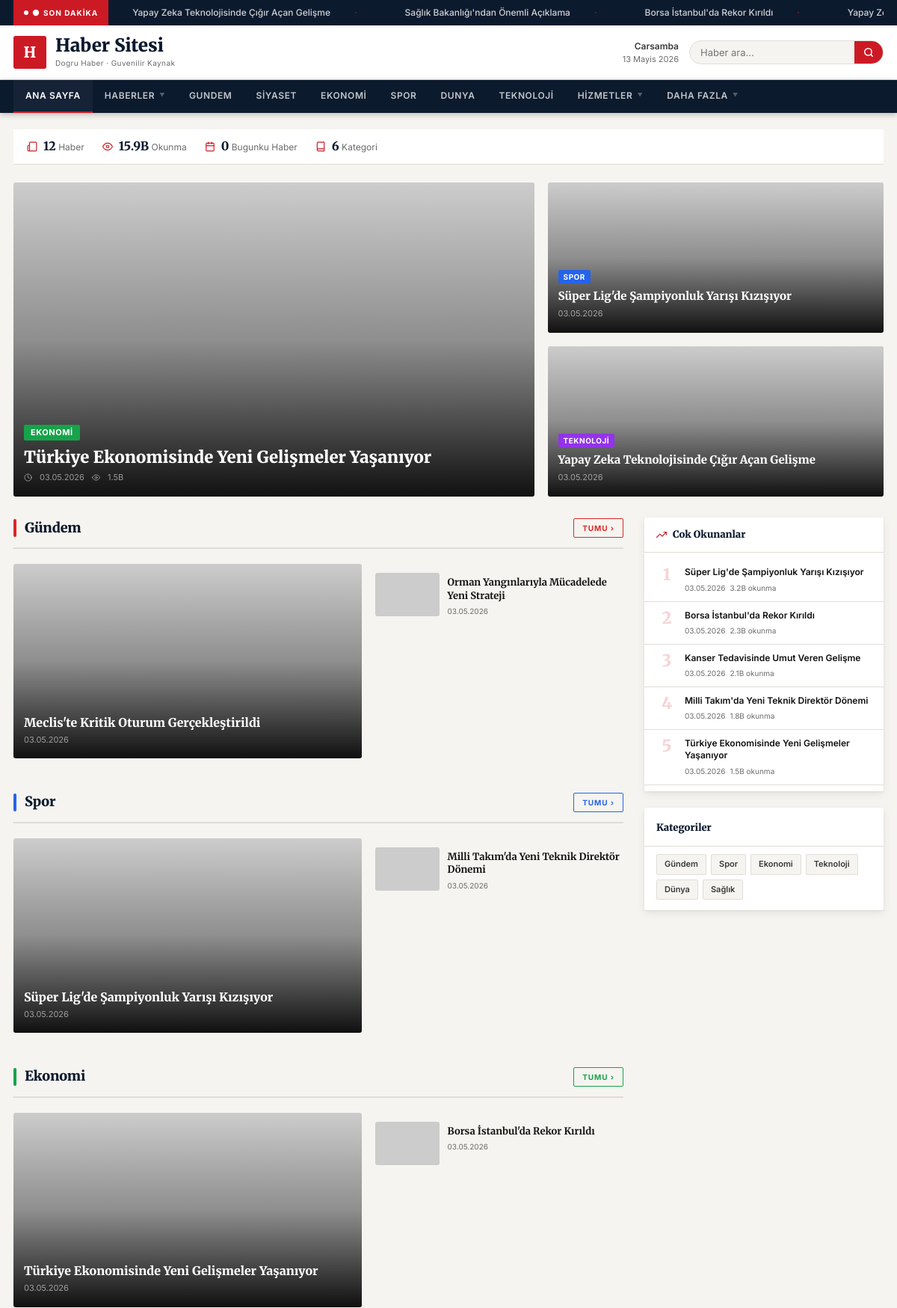
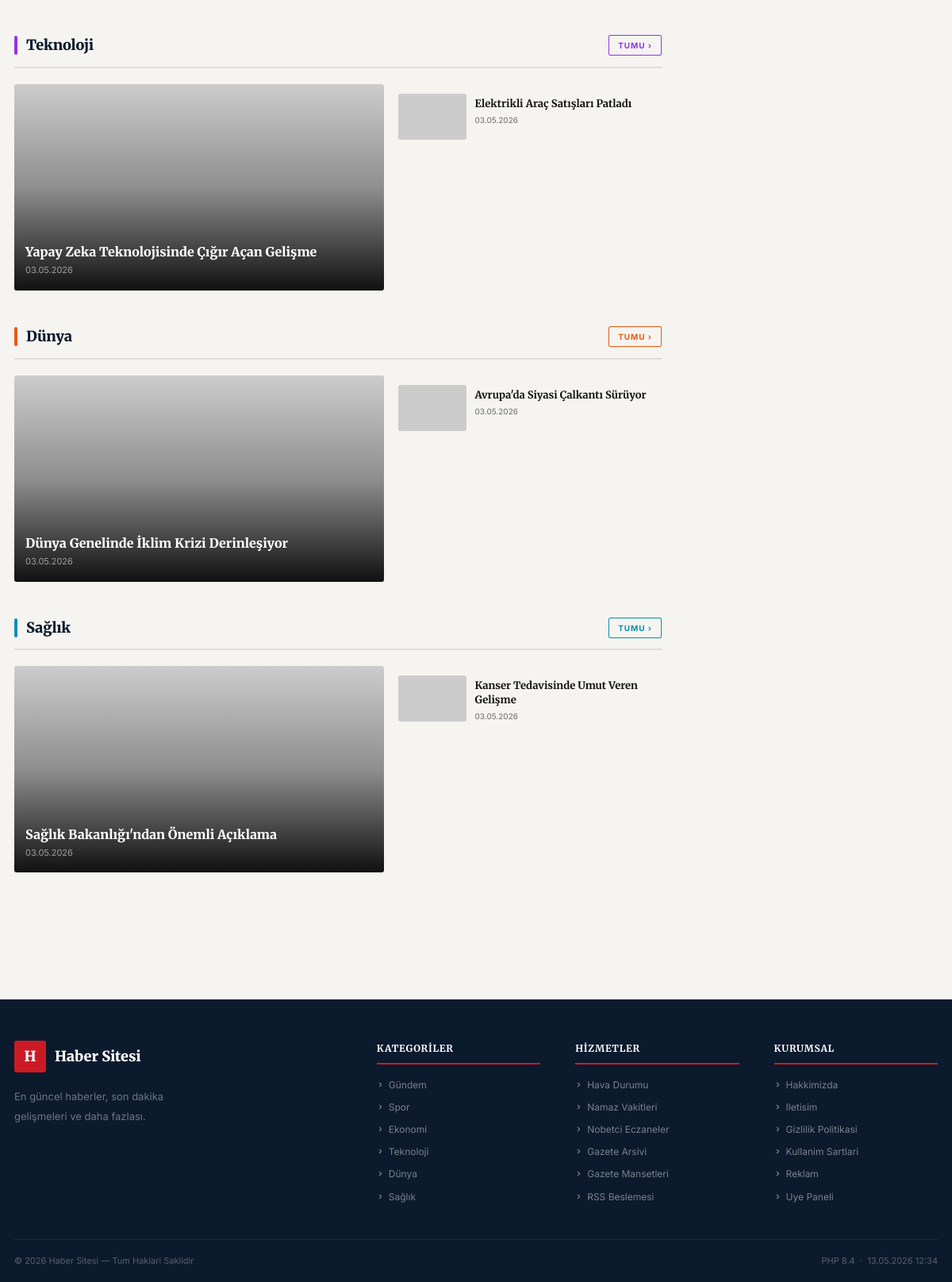
The page / on the database its author committed (2 pictures, top to bottom).
### tables this page shows
CREATE TABLE news (
    id INT AUTO_INCREMENT PRIMARY KEY,
    title VARCHAR(500) NOT NULL,
    slug VARCHAR(500) NOT NULL UNIQUE,
    content LONGTEXT,
    summary TEXT,
    category_id INT,
    image VARCHAR(500),
    status TINYINT(1) DEFAULT 1,
    is_featured TINYINT(1) DEFAULT 0,
    is_breaking TINYINT(1) DEFAULT 0,
    views INT DEFAULT 0,
    published_at DATETIME,
    FOREIGN KEY (category_id) REFERENCES categories(id) ON DELETE SET NULL
);

CREATE TABLE categories (
    id INT AUTO_INCREMENT PRIMARY KEY,
    name VARCHAR(200) NOT NULL,
    slug VARCHAR(200) NOT NULL UNIQUE,
    color VARCHAR(20) DEFAULT '#dc2626',
    sort_order INT DEFAULT 0
);

### index.php (the view, shortened to what the rows shown need)
<?php
require_once __DIR__ . '/functions.php';
$featured  = getFeaturedNews(7);
$latest    = getLatestNews(8);
$mostRead  = getMostRead(5);
$allCats   = getAllCategories();
$heroMain  = $featured[0] ?? null;
$heroSide  = array_slice($featured,1,2);
$catSections = array();
foreach($allCats as $cat){
    $items = getNewsByCategory((int)$cat['id'],6);
    if(!empty($items)) $catSections[] = array('cat'=>$cat,'items'=>$items);
}
function badge($name,$color,$size='sm'){
    $fs=$size==='xs'?'10px':'11px';
    $pad=$size==='xs'?'2px 7px':'3px 9px';
    return '<span style="display:inline-block;background:'.htmlspecialchars($color).';color:#fff;font-size:'.$fs.';font-weight:700;padding:'.$pad.';border-radius:2px;letter-spacing:.05em;text-transform:uppercase;line-height:1.4;">'.htmlspecialchars($name).'</span>';
}
function vc($v){
    if($v>=1000)return round($v/1000,1).'B';
    return (string)$v;
}
include __DIR__ . '/header.php';
?>
<div class="pg-wrap">
<div class="container">
<?php if($heroMain): ?>
<div style="display:grid;grid-template-columns:1.55fr 1fr;gap:var(--gap);margin-bottom:28px" class="g2">
    <a href="<?= $_base ?>/haber/<?= h($heroMain['slug']) ?>" class="ic" style="height:420px">
        <img src="<?= h(imgUrl($heroMain['image']) ?: 'https://placehold.co/400x225/eee/999?text=H') ?>" alt="<?= h($heroMain['title']) ?>">
        <div class="ic-grad"></div>
        <div class="ic-body">
            <?= badge($heroMain['cat_name']??'Haber',$heroMain['cat_color']??'#cc1a25') ?>
            <h3 style="font-size:22px;font-weight:900;margin-top:8px"><?= h(mb_substr($heroMain['title'],0,90)) ?></h3>
            <div class="ic-meta">
                <svg width="11" height="11" viewBox="0 0 24 24" fill="none" stroke="currentColor" stroke-width="2" stroke-linecap="round" stroke-linejoin="round"><circle cx="12" cy="12" r="10"/><polyline points="12 6 12 12 16 14"/></svg>
                <?= timeAgo($heroMain['published_at']) ?>
                <svg width="11" height="11" viewBox="0 0 24 24" fill="none" stroke="currentColor" stroke-width="2" stroke-linecap="round" stroke-linejoin="round"><path d="M1 12s4-8 11-8 11 8 11 8-4 8-11 8-11-8-11-8z"/><circle cx="12" cy="12" r="3"/></svg>
                <?= vc($heroMain['views']??0) ?>
            </div>
        </div>
    </a>
    <div style="display:flex;flex-direction:column;gap:var(--gap)">
        <?php foreach($heroSide as $hs): ?>
        <a href="<?= $_base ?>/haber/<?= h($hs['slug']) ?>" class="ic" style="flex:1;min-height:196px">
            <img src="<?= h(imgUrl($hs['image']) ?: 'https://placehold.co/400x225/eee/999?text=H') ?>" alt="<?= h($hs['title']) ?>">
            <div class="ic-grad"></div>
            <div class="ic-body">
                <?= badge($hs['cat_name']??'Haber',$hs['cat_color']??'#cc1a25','xs') ?>
                <h3 style="font-size:15px;font-weight:800;margin-top:6px"><?= h(mb_substr($hs['title'],0,70)) ?></h3>
                <div class="ic-meta"><?= timeAgo($hs['published_at']) ?></div>
            </div>
        </a>
        <?php endforeach; ?>
    </div>
</div>
<?php endif; ?>
<div style="display:grid;grid-template-columns:1fr 320px;gap:28px;align-items:start" class="g2">
<div>
<?php foreach($catSections as $section):
    $cat=$section['cat'];
    $items=$section['items'];
    $main=$items[0];
    $rest=array_slice($items,1,5);
    $ac=$cat['color']??'#cc1a25';
?>
<div style="margin-bottom:44px">
    <div class="sec-h" style="--ac:<?= h($ac) ?>">
        <h2><?= h($cat['name']) ?></h2>
        <a href="/<?= h($cat['slug']) ?>" class="all">Tumu &rsaquo;</a>
    </div>
    <div style="display:grid;grid-template-columns:1.4fr 1fr;gap:var(--gap)" class="g2">
        <a href="<?= $_base ?>/haber/<?= h($main['slug']) ?>" class="ic" style="height:260px">
            <img src="<?= h(imgUrl($main['image']) ?: 'https://placehold.co/600x380/0c1a2e/fff?text='.urlencode($cat['name'])) ?>" alt="<?= h($main['title']) ?>">
            <div class="ic-grad"></div>
            <div class="ic-body">
                <h3 style="font-size:16px;font-weight:800"><?= h(mb_substr($main['title'],0,80)) ?></h3>
                <div class="ic-meta"><?= timeAgo($main['published_at']) ?></div>
            </div>
        </a>
        <div>
            <?php foreach($rest as $r): ?>
            <div class="li">
                <div class="li-thumb"><img src="<?= h(imgUrl($r['image']) ?: 'https://placehold.co/400x225/eee/999?text=H') ?>" alt="<?= h($r['title']) ?>"></div>
                <div class="li-body">
                    <h4><a href="<?= $_base ?>/haber/<?= h($r['slug']) ?>"><?= h(mb_substr($r['title'],0,65)) ?></a></h4>
                    <div class="li-meta"><?= timeAgo($r['published_at']) ?></div>
                </div>
            </div>
            <?php endforeach; ?>
        </div>
    </div>
</div>
<?php endforeach; ?>
</div>
<aside style="position:sticky;top:60px;display:flex;flex-direction:column;gap:22px">
    <div style="background:var(--bg-card);border-radius:var(--r);box-shadow:var(--sh);overflow:hidden">
        <div style="padding:8px 0">
            <?php foreach($mostRead as $i=>$mr): ?>
            <a href="<?= $_base ?>/haber/<?= h($mr['slug']) ?>" style="display:flex;align-items:flex-start;gap:10px;padding:10px 16px;border-bottom:1px solid var(--border);transition:background .15s" onmouseover="this.style.background='var(--bg)'" onmouseout="this.style.background=''">
                <span style="font-family:var(--fh);font-size:22px;font-weight:900;color:var(--red);opacity:.18;line-height:1;width:28px;flex-shrink:0;text-align:center"><?= $i+1 ?></span>
                <div>
                    <div style="font-size:12px;font-weight:600;color:var(--text);line-height:1.35"><?= h(mb_substr($mr['title'],0,65)) ?></div>
                    <div style="font-size:10px;color:var(--text-3);margin-top:4px;display:flex;gap:6px">
                        <span><?= timeAgo($mr['published_at']) ?></span>
                        <span><?= vc($mr['views']??0) ?> okunma</span>
                    </div>
                </div>
            </a>
            <?php endforeach; ?>
        </div>
    </div>
    <div style="background:var(--bg-card);border-radius:var(--r);box-shadow:var(--sh);overflow:hidden">
        <div style="padding:10px 16px 14px;display:flex;flex-wrap:wrap;gap:6px">
            <?php foreach($allCats as $ac2): ?>
            <a href="/<?= h($ac2['slug']) ?>" style="display:inline-block;background:var(--bg);border:1px solid var(--border);border-radius:2px;padding:4px 10px;font-size:11px;font-weight:600;color:var(--text-2);transition:all .15s" onmouseover="this.style.background='<?= h($ac2['color']??'#cc1a25') ?>';this.style.color='#fff';this.style.borderColor='transparent'" onmouseout="this.style.background='var(--bg)';this.style.color='var(--text-2)';this.style.borderColor='var(--border)'"><?= h($ac2['name']) ?></a>
            <?php endforeach; ?>
        </div>
    </div>
</aside>
</div>
</div>
</div>
<?php include __DIR__ . '/footer.php'; ?>

### header.php (shortened to what the rows shown need)
<?php
$_base = BASE_PATH;
$_breaking = getBreakingNews();
?>
<!DOCTYPE html>
<html lang="tr">
<head>
</head>
<body>
<?php if (!empty($_breaking)): ?>
<div class="breaking-bar">
    <div class="container" style="display:flex;align-items:center;height:100%;padding:0 18px;max-width:100%">
        <div class="breaking-track-wrap">
            <div class="breaking-track">
                <?php foreach(array_merge($_breaking,$_breaking) as $b): ?>
                <span class="breaking-item"><a href="<?= $_base ?>/haber/<?= h($b['slug']) ?>" style="color:inherit"><?= h($b['title']) ?></a></span>
                <?php endforeach; ?>
            </div>
        </div>
    </div>
</div>
<?php endif; ?>

### footer.php (shortened to what the rows shown need)
<?php
$_fcats = getAllCategories();
?>
<footer style="background:var(--navy);color:rgba(255,255,255,.7);margin-top:60px">
<div class="container" style="padding-top:52px;padding-bottom:0">
    <div style="display:grid;grid-template-columns:2fr 1fr 1fr 1fr;gap:44px;padding-bottom:44px;border-bottom:1px solid rgba(255,255,255,.07)">
        <div>
            <ul style="list-style:none;display:flex;flex-direction:column;gap:9px">
                <?php foreach(array_slice($_fcats,0,7) as $fc): ?>
                <li><a href="/<?= h($fc['slug']) ?>" style="font-size:12px;color:rgba(255,255,255,.45);display:flex;align-items:center;gap:6px;transition:color .15s" onmouseover="this.style.color='#fff'" onmouseout="this.style.color='rgba(255,255,255,.45)'">
                    <svg width="9" height="9" viewBox="0 0 24 24" fill="none" stroke="currentColor" stroke-width="3" stroke-linecap="round" stroke-linejoin="round"><polyline points="9 18 15 12 9 6"/></svg>
                    <?= h($fc['name']) ?>
                </a></li>
                <?php endforeach; ?>
            </ul>
        </div>
    </div>
</div>
</footer>

### rows shown on the page
news: title "Yapay Zeka Teknolojisinde Çığır Açan Gelişme", title "Yapay…", category.name "TEKNOLOJI", published_at "03.05.2026", category.name "Teknoloji"
news: title "Sağlık Bakanlığı'ndan Önemli Açıklama", category.name "Sağlık", published_at "03.05.2026"
news: title "Borsa İstanbul'da Rekor Kırıldı", published_at "03.05.2026", views "2.3B"
categories: name "EKONOMI", name "Ekonomi"
news: title "Türkiye Ekonomisinde Yeni Gelişmeler Yaşanıyor", published_at "03.05.2026", views "1.5B", category.name "Ekonomi"
news: category.name "SPOR", title "Süper Lig'de Şampiyonluk Yarışı Kızışıyor", published_at "03.05.2026", category.name "Spor", views "3.2B"
news: category.name "Gündem", title "Meclis'te Kritik Oturum Gerçekleştirildi", published_at "03.05.2026"
news: title "Orman Yangınlarıyla Mücadelede Yeni Strateji", published_at "03.05.2026"
news: title "Milli Takım'da Yeni Teknik Direktör Dönemi", published_at "03.05.2026", views "1.8B"
news: title "Elektrikli Araç Satışları Patladı", published_at "03.05.2026"
news: category.name "Dünya", title "Dünya Genelinde İklim Krizi Derinleşiyor", published_at "03.05.2026"
news: title "Avrupa'da Siyasi Çalkantı Sürüyor", published_at "03.05.2026"
news: title "Kanser Tedavisinde Umut Veren Gelişme", published_at "03.05.2026", views "2.1B"
categories: name "Gündem"
categories: name "Spor"
categories: name "Teknoloji"
categories: name "Dünya"
categories: name "Sağlık"

### other values the page prints
mb_substr($_siteName,0,1) "H"
$_siteName "Haber Sitesi"
$totalNews "12"
vc($totalViews) "15.9B"
$todayCount "0"
$catCount "6"
mb_substr($_fName,0,1) "H"
$_fName "Haber Sitesi"
$_fDesc "En güncel haberler, son dakika gelişmeleri ve daha fazlası."
$name "Hava Durumu"
$name "Namaz Vakitleri"
$name "Nobetci Eczaneler"
$name "Gazete Arsivi"
$name "Gazete Mansetleri"
$name "RSS Beslemesi"
